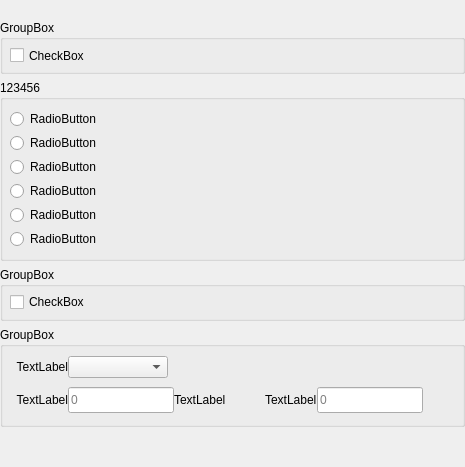
                     <widget class="QWidget" name="ProgrammerPage">
                      <layout class="QVBoxLayout" name="verticalLayout_13">
                       <property name="spacing">
                        <number>6</number>
                       </property>
                       <property name="leftMargin">
                        <number>0</number>
                       </property>
                       <property name="topMargin">
                        <number>20</number>
                       </property>
                       <property name="rightMargin">
                        <number>0</number>
                       </property>
                       <property name="bottomMargin">
                        <number>0</number>
                       </property>
                       <item>
                        <widget class="QGroupBox" name="buzzerGroup">
                         <property name="minimumSize">
                          <size>
                           <width>465</width>
                           <height>54</height>
                          </size>
                         </property>
                         <property name="maximumSize">
                          <size>
                           <width>465</width>
                           <height>54</height>
                          </size>
                         </property>
                         <property name="title">
                          <string>GroupBox</string>
                         </property>
                         <layout class="QHBoxLayout" name="horizontalLayout_16">
                          <property name="spacing">
                           <number>0</number>
                          </property>
                          <property name="leftMargin">
                           <number>7</number>
                          </property>
                          <property name="topMargin">
                           <number>0</number>
                          </property>
                          <property name="rightMargin">
                           <number>0</number>
                          </property>
                          <property name="bottomMargin">
                           <number>0</number>
                          </property>
                          <item>
                           <widget class="QCheckBox" name="buzzerCheck">
                            <property name="minimumSize">
                             <size>
                              <width>0</width>
                              <height>15</height>
                             </size>
                            </property>
                            <property name="maximumSize">
                             <size>
                              <width>16777215</width>
                              <height>15</height>
                             </size>
                            </property>
                            <property name="text">
                             <string>CheckBox</string>
                            </property>
                           </widget>
                          </item>
                         </layout>
                        </widget>
                       </item>
                       <item>
                        <widget class="QGroupBox" name="screenGroup">
                         <property name="minimumSize">
                          <size>
                           <width>465</width>
                           <height>0</height>
                          </size>
                         </property>
                         <property name="maximumSize">
                          <size>
                           <width>465</width>
                           <height>16777215</height>
                          </size>
                         </property>
                         <property name="title">
                          <string>123456</string>
                         </property>
                         <layout class="QVBoxLayout" name="verticalLayout_15">
                          <property name="leftMargin">
                           <number>7</number>
                          </property>
                          <property name="topMargin">
                           <number>10</number>
                          </property>
                          <property name="rightMargin">
                           <number>0</number>
                          </property>
                          <property name="bottomMargin">
                           <number>10</number>
                          </property>
                          <item>
                           <widget class="QRadioButton" name="radioButton_1">
                            <property name="minimumSize">
                             <size>
                              <width>0</width>
                              <height>18</height>
                             </size>
                            </property>
                            <property name="maximumSize">
                             <size>
                              <width>16777215</width>
                              <height>18</height>
                             </size>
                            </property>
                            <property name="text">
                             <string>RadioButton</string>
                            </property>
                           </widget>
                          </item>
                          <item>
                           <widget class="QRadioButton" name="radioButton_2">
                            <property name="minimumSize">
                             <size>
                              <width>0</width>
                              <height>18</height>
                             </size>
                            </property>
                            <property name="maximumSize">
                             <size>
                              <width>16777215</width>
                              <height>18</height>
                             </size>
                            </property>
                            <property name="text">
                             <string>RadioButton</string>
                            </property>
                           </widget>
                          </item>
                          <item>
                           <widget class="QRadioButton" name="radioButton_3">
                            <property name="minimumSize">
                             <size>
                              <width>0</width>
                              <height>18</height>
                             </size>
                            </property>
                            <property name="maximumSize">
                             <size>
                              <width>16777215</width>
                              <height>18</height>
                             </size>
                            </property>
                            <property name="text">
                             <string>RadioButton</string>
                            </property>
                           </widget>
                          </item>
                          <item>
                           <widget class="QRadioButton" name="radioButton_4">
                            <property name="minimumSize">
                             <size>
                              <width>0</width>
                              <height>18</height>
                             </size>
                            </property>
                            <property name="maximumSize">
                             <size>
                              <width>16777215</width>
                              <height>18</height>
                             </size>
                            </property>
                            <property name="text">
                             <string>RadioButton</string>
                            </property>
                           </widget>
                          </item>
                          <item>
                           <widget class="QRadioButton" name="radioButton_5">
                            <property name="minimumSize">
                             <size>
                              <width>0</width>
                              <height>18</height>
                             </size>
                            </property>
                            <property name="maximumSize">
                             <size>
                              <width>16777215</width>
                              <height>18</height>
                             </size>
                            </property>
                            <property name="text">
                             <string>RadioButton</string>
                            </property>
                           </widget>
                          </item>
                          <item>
                           <widget class="QRadioButton" name="radioButton_6">
                            <property name="minimumSize">
                             <size>
                              <width>0</width>
                              <height>18</height>
                             </size>
                            </property>
                            <property name="maximumSize">
                             <size>
                              <width>16777215</width>
                              <height>18</height>
                             </size>
                            </property>
                            <property name="text">
                             <string>RadioButton</string>
                            </property>
                           </widget>
                          </item>
                         </layout>
                        </widget>
                       </item>
                       <item>
                        <widget class="QGroupBox" name="showtimeGroup">
                         <property name="minimumSize">
                          <size>
                           <width>465</width>
                           <height>54</height>
                          </size>
                         </property>
                         <property name="maximumSize">
                          <size>
                           <width>465</width>
                           <height>54</height>
                          </size>
                         </property>
                         <property name="title">
                          <string>GroupBox</string>
                         </property>
                         <layout class="QHBoxLayout" name="horizontalLayout_17">
                          <property name="spacing">
                           <number>0</number>
                          </property>
                          <property name="leftMargin">
                           <number>7</number>
                          </property>
                          <property name="topMargin">
                           <number>0</number>
                          </property>
                          <property name="rightMargin">
                           <number>0</number>
                          </property>
                          <property name="bottomMargin">
                           <number>0</number>
                          </property>
                          <item>
                           <widget class="QCheckBox" name="timeCheck">
                            <property name="minimumSize">
                             <size>
                              <width>0</width>
                              <height>20</height>
                             </size>
                            </property>
                            <property name="maximumSize">
                             <size>
                              <width>16777215</width>
                              <height>20</height>
                             </size>
                            </property>
                            <property name="text">
                             <string>CheckBox</string>
                            </property>
                           </widget>
                          </item>
                         </layout>
                        </widget>
                       </item>
                       <item>
                        <widget class="QGroupBox" name="socketGroup">
                         <property name="minimumSize">
                          <size>
                           <width>465</width>
                           <height>100</height>
                          </size>
                         </property>
                         <property name="maximumSize">
                          <size>
                           <width>465</width>
                           <height>100</height>
                          </size>
                         </property>
                         <property name="title">
                          <string>GroupBox</string>
                         </property>
                         <layout class="QVBoxLayout" name="verticalLayout_14">
                          <property name="spacing">
                           <number>0</number>
                          </property>
                          <property name="leftMargin">
                           <number>7</number>
                          </property>
                          <property name="topMargin">
                           <number>0</number>
                          </property>
                          <property name="rightMargin">
                           <number>0</number>
                          </property>
                          <property name="bottomMargin">
                           <number>0</number>
                          </property>
                          <item>
                           <layout class="QHBoxLayout" name="horizontalLayout_14">
                            <item>
                             <widget class="QLabel" name="modeLabel">
                              <property name="minimumSize">
                               <size>
                                <width>58</width>
                                <height>18</height>
                               </size>
                              </property>
                              <property name="maximumSize">
                               <size>
                                <width>58</width>
                                <height>18</height>
                               </size>
                              </property>
                              <property name="text">
                               <string>TextLabel</string>
                              </property>
                              <property name="alignment">
                               <set>Qt::AlignRight|Qt::AlignTrailing|Qt::AlignVCenter</set>
                              </property>
                             </widget>
                            </item>
                            <item>
                             <widget class="QComboBox" name="sktModeCombo">
                              <property name="minimumSize">
                               <size>
                                <width>100</width>
                                <height>22</height>
                               </size>
                              </property>
                              <property name="maximumSize">
                               <size>
                                <width>100</width>
                                <height>22</height>
                               </size>
                              </property>
                             </widget>
                            </item>
                            <item>
                             <spacer name="horizontalSpacer_8">
                              <property name="orientation">
                               <enum>Qt::Horizontal</enum>
                              </property>
                              <property name="sizeHint" stdset="0">
                               <size>
                                <width>40</width>
                                <height>20</height>
                               </size>
                              </property>
                             </spacer>
                            </item>
                           </layout>
                          </item>
                          <item>
                           <layout class="QHBoxLayout" name="horizontalLayout_15">
                            <item>
                             <widget class="QLabel" name="percentLabel">
                              <property name="minimumSize">
                               <size>
                                <width>58</width>
                                <height>18</height>
                               </size>
                              </property>
                              <property name="maximumSize">
                               <size>
                                <width>58</width>
                                <height>18</height>
                               </size>
                              </property>
                              <property name="text">
                               <string>TextLabel</string>
                              </property>
                              <property name="alignment">
                               <set>Qt::AlignRight|Qt::AlignTrailing|Qt::AlignVCenter</set>
                              </property>
                             </widget>
                            </item>
                            <item>
                             <widget class="QLineEdit" name="sktPercentEdit">
                              <property name="minimumSize">
                               <size>
                                <width>0</width>
                                <height>26</height>
                               </size>
                              </property>
                              <property name="maximumSize">
                               <size>
                                <width>16777215</width>
                                <height>26</height>
                               </size>
                              </property>
                              <property name="placeholderText">
                               <string>0</string>
                              </property>
                             </widget>
                            </item>
                            <item>
                             <widget class="QLabel" name="percentSymbol">
                              <property name="minimumSize">
                               <size>
                                <width>0</width>
                                <height>18</height>
                               </size>
                              </property>
                              <property name="maximumSize">
                               <size>
                                <width>16777215</width>
                                <height>18</height>
                               </size>
                              </property>
                              <property name="text">
                               <string>TextLabel</string>
                              </property>
                             </widget>
                            </item>
                            <item>
                             <spacer name="horizontalSpacer_6">
                              <property name="orientation">
                               <enum>Qt::Horizontal</enum>
                              </property>
                              <property name="sizeHint" stdset="0">
                               <size>
                                <width>40</width>
                                <height>20</height>
                               </size>
                              </property>
                             </spacer>
                            </item>
                            <item>
                             <widget class="QLabel" name="absoluteLabel">
                              <property name="minimumSize">
                               <size>
                                <width>0</width>
                                <height>18</height>
                               </size>
                              </property>
                              <property name="maximumSize">
                               <size>
                                <width>16777215</width>
                                <height>18</height>
                               </size>
                              </property>
                              <property name="text">
                               <string>TextLabel</string>
                              </property>
                             </widget>
                            </item>
                            <item>
                             <widget class="QLineEdit" name="sktAbsoluteEdit">
                              <property name="minimumSize">
                               <size>
                                <width>0</width>
                                <height>26</height>
                               </size>
                              </property>
                              <property name="maximumSize">
                               <size>
                                <width>16777215</width>
                                <height>26</height>
                               </size>
                              </property>
                              <property name="placeholderText">
                               <string>0</string>
                              </property>
                             </widget>
                            </item>
                            <item>
                             <spacer name="horizontalSpacer_7">
                              <property name="orientation">
                               <enum>Qt::Horizontal</enum>
                              </property>
                              <property name="sizeHint" stdset="0">
                               <size>
                                <width>40</width>
                                <height>20</height>
                               </size>
                              </property>
                             </spacer>
                            </item>
                           </layout>
                          </item>
                         </layout>
                        </widget>
                       </item>
                       <item>
                        <spacer name="verticalSpacer_4">
                         <property name="orientation">
                          <enum>Qt::Vertical</enum>
                         </property>
                         <property name="sizeHint" stdset="0">
                          <size>
                           <width>20</width>
                           <height>40</height>
                          </size>
                         </property>
                        </spacer>
                       </item>
                      </layout>
                     </widget>
